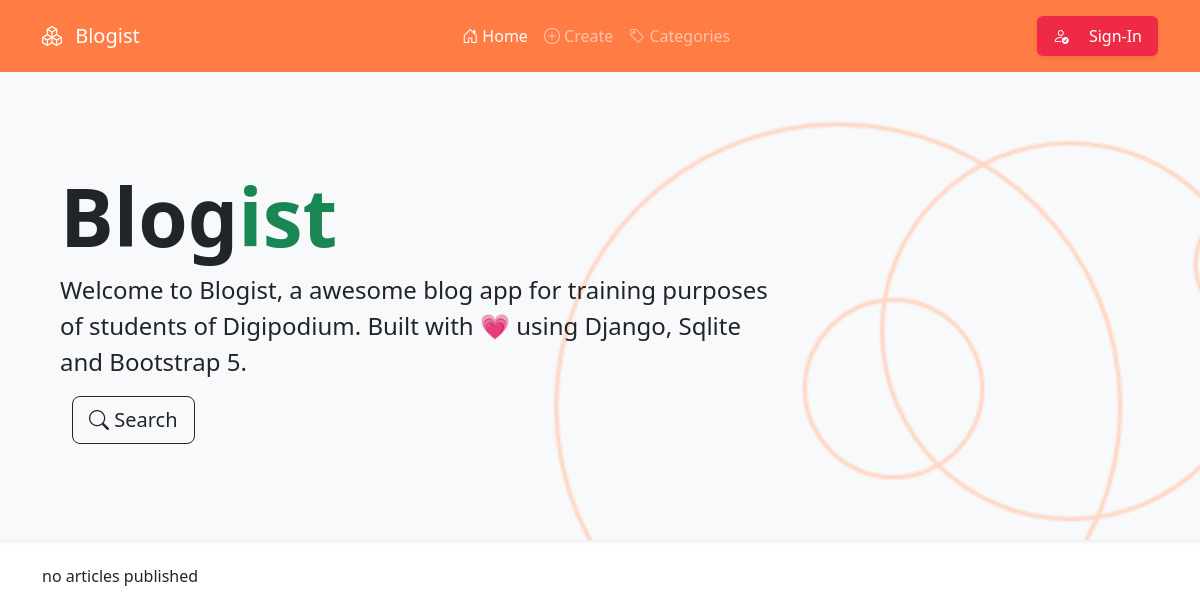
Page /home/ on the earlier database version.
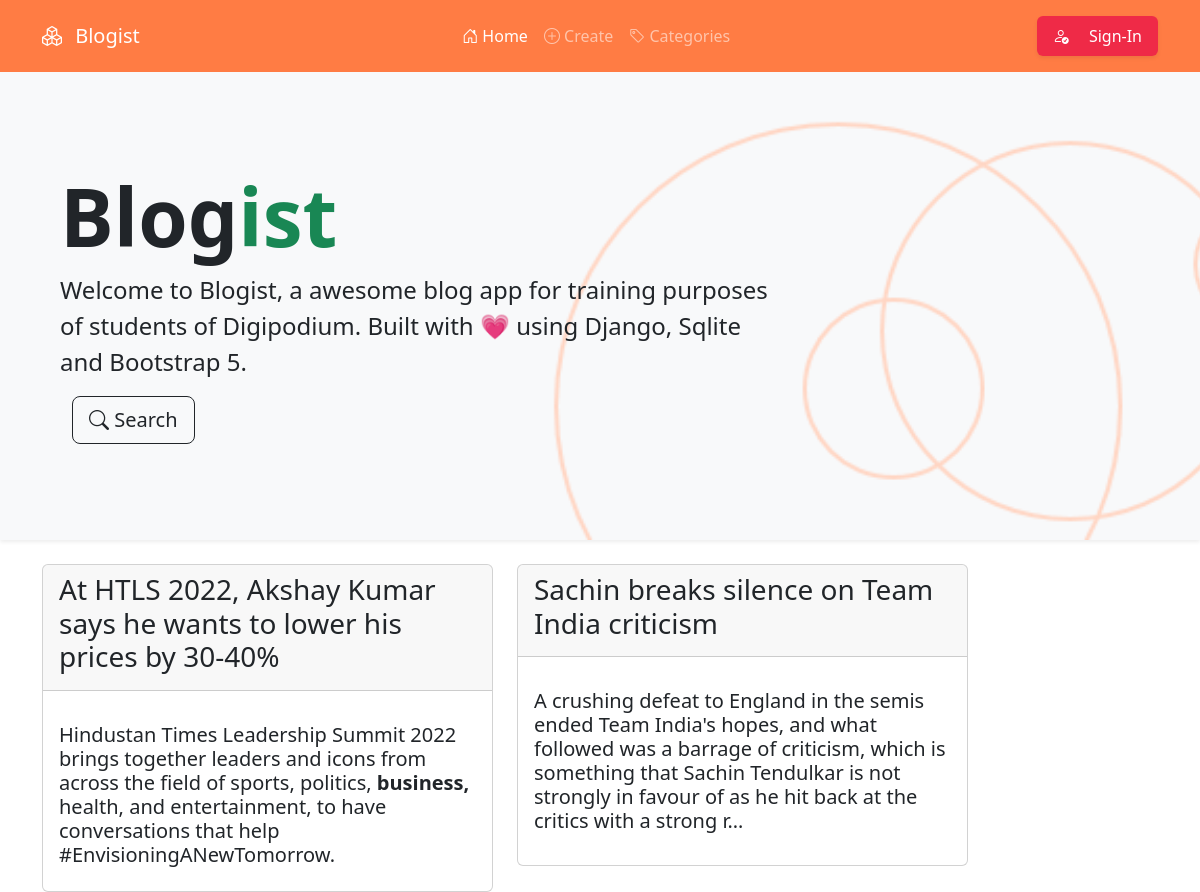
Same page on the later database version.
### blog/models.py (models this page shows, shortened)
class Article(models.Model):
    class StatusChoice(models.IntegerChoices):
        DRAFT = 0, 'Draft'
        PUBLISHED = 1, 'Published'
    title = models.CharField(max_length=100, unique=True)
    publish_date = models.DateTimeField(auto_now_add=True)
    category = models.ForeignKey(Category, on_delete=models.SET_NULL, null=True)
    author = models.ForeignKey(settings.AUTH_USER_MODEL, on_delete=models.SET_NULL, null=True)
    status = models.IntegerField(choices=StatusChoice.choices, default=StatusChoice.DRAFT)
    tags = models.ManyToManyField(Tag)
    duration = models.DurationField()
    content = HTMLField()
    created_at = models.DateTimeField(auto_now_add=True)
    updated_at = models.DateTimeField(auto_now=True)

### blog/views.py (the view)
# urls.py: path('home/', index, name='home'),
def index(request):
    ctx = {}
    articles = Article.objects.filter(status=1)
    ctx['title'] = 'Home'
    ctx['articles'] = articles
    return render(request, 'blog/index.html', ctx)

### templates/blog/index.html (shortened to what this page needs)
{% extends 'layout/base.html' %}
{% load static %}
{% block content %}
<div class="p-5 mb-4 bg-light shadow-sm   hero">
    <div class="container py-5">
        <h1 class="fw-bold display-1">
            Blog<span class="text-success">ist</span>
        </h1>
        <p class="col-md-8 fs-4">
            Welcome to Blogist, a awesome blog app for training purposes of students of Digipodium.
            Built with 💗 using Django, Sqlite and Bootstrap 5.
        </p>
        <div class="search-wrapper">
            <div class="container search-btn">
                <button class="btn btn-outline-dark btn-lg" type="button">
                    <i class="bi bi-search"></i> Search
                </button>
            </div>
        </div>
    </div>
</div>
<div class="container">
    <div class="row">
        {% for item in articles %}
        <div class="col-md-5">
            <div class="card">
                <div class="card-header">
                    <h3 class="card-title">
                        <a href="{% url 'view' item.id %}" class="nav-link">
                            {{item.title}}
                        </a>
                    </h3>
                </div>
                <div class="card-body">
                    <p>{{item.content|safe|truncatechars:250 }}</p>
                </div>
            </div>
        </div>
        {% empty %}
        <p>no articles published</p>
        {% endfor %}
    </div>
</div>
{% endblock %}

### templates/layout/base.html (shortened to what this page needs)
{% load django_bootstrap5 %}
<!DOCTYPE html>
<html lang="en">
<head>
    {% bootstrap_css %}
    <link rel="stylesheet"
        href="https://cdnjs.cloudflare.com/ajax/libs/bootstrap-icons/1.9.1/font/bootstrap-icons.min.css"
 />
</head>
<body>
    <nav class="navbar navbar-expand-lg navbar-dark bg-dark p-3">
        <div class="container">
            <a class="navbar-brand" href="/">
                <i class="bi bi-boxes me-2"></i>
                Blogist
            </a>
            <div class="collapse navbar-collapse" id="topbarId">
                <ul class="navbar-nav  ms-auto mt-2 mt-lg-0">
                    <li class="nav-item">
                        <a class="nav-link active" href="/" aria-current="page"><i class="bi bi-house-door"></i>
                            Home<span class="visually-hidden">(current)</span></a>
                    </li>
                    <li class="nav-item">
                        <a class="nav-link" href="{% url 'create' %}"><i class="bi bi-plus-circle"></i> Create</a>
                    </li>
                    <li class="nav-item">
                        <a class="nav-link" href="#"><i class="bi bi-tag"></i> Categories</a>
                    </li>
                </ul>
                <ul class="navbar-nav ms-auto mt-2 mt-lg-0">
                    {% if user.is_authenticated %}
                    <div class="dropdown text-end ">
                        <a href="#" class="d-block link-light text-decoration-none dropdown-toggle"
                            data-bs-toggle="dropdown" aria-expanded="false">
                            <i class="bi bi-person-circle h4"></i>
                        </a>
                        <ul class="dropdown-menu text-small">
                            {% if user.is_superuser %}
                            <li>
                                <a class="dropdown-item" href="{% url 'admin:index' %}">
                                    <i class="bi bi-speedometer2"></i> Dashboard
                                </a>
                            </li>
                            {% else %}
                            <li>
                                <a class="dropdown-item" href="#">
                                    <i class="bi bi-person"></i> Profile
                                </a>
                            </li>
                            {% endif %}
                            <li>
                                <hr class="dropdown-divider">
                            </li>
                            <li>
                                <a class="dropdown-item" href="#">
                                    <i class="bi bi-box-arrow-right"></i> Sign out
                                </a>
                            </li>
                        </ul>
                    </div>
                    {% else %}
                    <li class="nav-item shadow-sm rounded-2 bg-red px-2">
                        <a class="nav-link text-white" href="{% url 'login' %}" title="Sign-In">
                            <i class="bi bi-person-check me-3"></i> Sign-In
                        </a>
                    </li>
                    {% endif %}
                </ul>
            </div>
        </div>
    </nav>
    <main>
        {% block content %}{% endblock %}
    </main>
</body>
</html>

### templates/layout/base.html (style rules this page uses)
.navbar { background-color: #FF7C44 !important; }
.bg-red { background-color: #eb1248c3 !important; }

Differences in the rows shown:
added Article: title "At HTLS 2022, Akshay Kumar says he wants to lower his prices by 30-40%", content "Hindustan Times Leadership Summit 2022 brings together leaders and icons from across the field of sports, politics, business, health, and entertainment, to have conversations that help #EnvisioningANewTomorrow."
added Article: title "Sachin breaks silence on Team India criticism", content "A crushing defeat to England in the semis ended Team India's hopes, and what followed was a barrage of criticism, which is something that Sachin Tendulkar is not strongly in favour of as he hit back at the critics with a strong r…"
Other differences:
text no longer shown: "no articles published"
